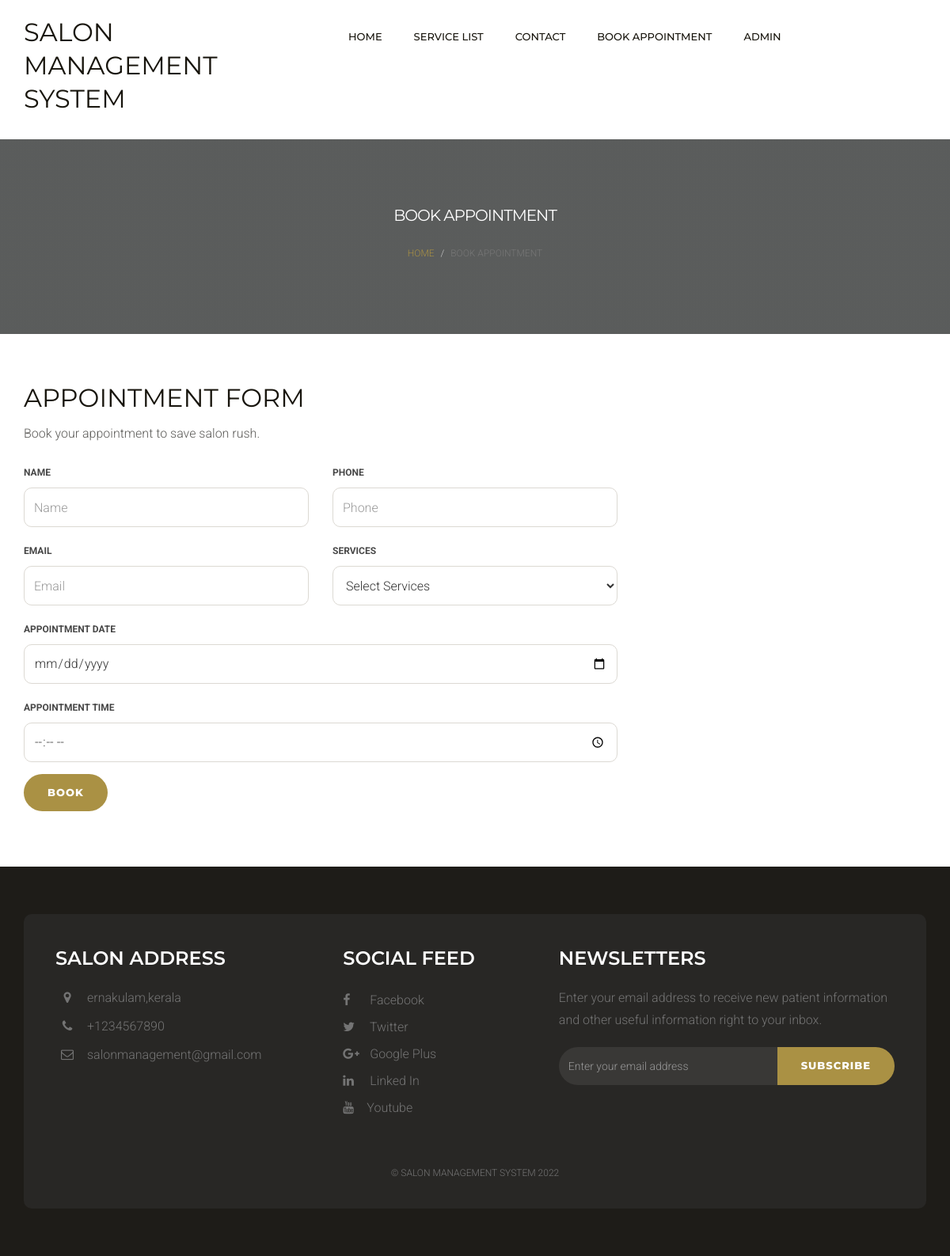
Screenshot of /msms/appointment.php with the database file from the repository.
### tables this page shows
CREATE TABLE `tblpage` (
  `ID` int(10) NOT NULL,
  `PageType` varchar(200) DEFAULT NULL,
  `PageTitle` mediumtext DEFAULT NULL,
  `PageDescription` mediumtext DEFAULT NULL,
  `Email` varchar(200) DEFAULT NULL,
  `MobileNumber` bigint(10) DEFAULT NULL,
  `UpdationDate` date DEFAULT NULL,
  `Timing` varchar(200) NOT NULL
);

### msms/appointment.php (the view, shortened to what this page needs)
<?php
include('includes/dbconnection.php');
?>
<!DOCTYPE html>
<html lang="en">
<head>
    <link href="css/bootstrap.min.css" rel="stylesheet">
    <link href="css/font-awesome.min.css" rel="stylesheet">
    <link href="css/style.css" rel="stylesheet">
</head>
<body>
    <?php include_once('includes/header.php');?>
    <div class="page-header">
        <div class="container">
            <div class="row">
                <div class="col-lg-12 col-md-12 col-sm-12 col-xs-12">
                    <div class="page-caption">
                        <h2 class="page-title">Book Appointment</h2>
                        <div class="page-breadcrumb">
                            <ol class="breadcrumb">
                                <li><a href="index.php">Home</a></li>
                                <li class="active">Book Appointment</li>
                            </ol>
                        </div>
                    </div>
                </div>
            </div>
        </div>
    </div>
    <div class="content">
        <div class="container">
            <div class="row">
                <div class="col-lg-8 col-md-8 col-sm-8 col-xs-12">
                    <div class="row">
                        <div class="col-lg-12 col-md-12 col-sm-12 col-xs-12">
                            <h1>Appointment Form</h1>
                            <p> Book your appointment to save salon rush.</p>
                            <form method="post" >
                                <div class="row">
                                    <div class="col-md-6">
                                        <label class="control-label" for="name">Name</label>
                                        <input type="text" class="form-control" id="name" placeholder="Name" name="name" required="true">
                                    </div>
                                    <div class="col-md-6">
                                        <label class="control-label" for="phone">phone</label>
                                        <input type="text" class="form-control" id="phone" name="phone" placeholder="Phone" required="true" maxlength="10" pattern="[0-9]+">
                                    </div>
                                    <div class="col-md-6">
                                        <label class="control-label" for="email">email</label>
                                         <input type="email" class="form-control" id="appointment_email" placeholder="Email" name="email" required="true">
                                    </div>
                                    <div class="col-md-6">
                                        <label class="control-label" for="Subject">Services</label>
                                        <select name="services" id="services" required="true" class="form-control">
                                <option value="">Select Services</option>
                              </select>
                                    </div>
                                    <div class="col-lg-12 col-md-12 col-sm-12 col-xs-12">
                                        <div class="form-group">
                                            <label class="control-label" for="textarea">Appointment Date</label>
                                            <input type="date" class="form-control appointment_date" placeholder="Date" name="adate" id='inputdate' required="true">
                                        </div>
                                    </div>
                                    <div class="col-lg-12 col-md-12 col-sm-12 col-xs-12">
                                        <div class="form-group">
                                            <label class="control-label" for="textarea">Appointment Time</label>
                                            <input type="time" class="form-control appointment_time" placeholder="Time"  max='20:30' min='10:30' name="atime" id='time' required="true">
                                        </div>
                                    </div>
                                    <div class="col-md-12">
                                        <div class="form-group">
                                            <button type="submit" id="submit" name="submit" class="btn btn-default">Book</button>
                                        </div>
                                    </div>
                                </div>
                            </form>
                        </div>
                    </div>
                </div>
            </div>
        </div>
    </div>
    <?php include_once('includes/footer.php');?>
</body>
</html>

### msms/includes/footer.php (shortened to what this page needs)
<?php
include('includes/dbconnection.php');
  ?>
<div class="footer">
        <div class="container">
            <div class="footer-block">
                <div class="row">
                    <div class="col-lg-4 col-md-4 col-sm-6 col-xs-12">
                        <div class="footer-widget">
                            <h2 class="widget-title">Salon Address</h2>
                            <ul class="listnone contact">
                                <?php
$ret=mysqli_query($con,"select * from tblpage where PageType='contactus' ");
while ($row=mysqli_fetch_array($ret)) {
?>
                                <li><i class="fa fa-map-marker"></i> <?php  echo $row['PageDescription'];?> </li>
                                <li><i class="fa fa-phone"></i> +<?php  echo $row['MobileNumber'];?></li>
                                <li><i class="fa fa-envelope-o"></i>  <?php  echo $row['Email'];?></li><?php } ?>
                            </ul>
                        </div>
                    </div>
                    <div class="col-lg-3 col-md-3 col-sm-6 col-xs-12">
                        <div class="footer-widget footer-social">
                            <h2 class="widget-title">Social Feed</h2>
                            <ul class="listnone">
                                <li>
                                    <a href="#"> <i class="fa fa-facebook"></i> Facebook </a>
                                </li>
                                <li><a href="#"><i class="fa fa-twitter"></i> Twitter</a></li>
                                <li><a href="#"><i class="fa fa-google-plus"></i> Google Plus</a></li>
                                <li><a href="#"><i class="fa fa-linkedin"></i> Linked In</a></li>
                                <li>
                                    <a href="#"> <i class="fa fa-youtube"></i>Youtube</a>
                                </li>
                            </ul>
                        </div>
                    </div>
                    <div class="col-lg-5 col-md-5 col-sm-12 col-xs-12">
                        <div class="footer-widget widget-newsletter">
                            <h2 class="widget-title">Newsletters</h2>
                            <p>Enter your email address to receive new patient information and other useful information right to your inbox.</p>
                            <form method="post">
                            <div class="input-group">
                                <input type="text" class="form-control" placeholder="Enter your email address" name="email">
                                <span class="input-group-btn">
                            <button class="btn btn-default" type="submit" value="submit" name="sub">Subscribe</button>
                            </span>
                            </div></form>
                        </div>
                    </div>
                </div>
                <div class="tiny-footer">
                    <div class="row">
                        <div class="col-lg-12 col-md-12 col-sm-12 col-xs-12">
                            <div class="copyright-content">
                                <p>© Salon Management System 2022</p>
                            </div>
                        </div>
                    </div>
                </div>
            </div>
        </div>
    </div>

### msms/css/style.css (style rules this page uses)
body { font-size: 16px; background-color: #fff; color: #5d5c59; font-family: 'Roboto', sans-serif; line-height: 28px; font-weight: 300; }
h1, h2, h3, h4, h5, h6 { margin: 0; padding: 0; margin-bottom: 10px; color: #18150d; font-weight: 400; font-family: 'Montserrat', sans-serif; text-transform: uppercase; -webkit-font-smoothing: antialiased; text-rendering: optimizeLegibility; }
h1 { font-size: 32px; line-height: 42px; }
h2 { font-size: 24px; line-height: 32px; }
p { margin: 0 0 20px; }
p:last-child { margin-bottom: 0px; }
ul, ol { margin: 0; }
a { color: #aa9144; text-decoration: none; -webkit-transition: all 0.3s; -moz-transition: all 0.3s; transition: all 0.3s; }
.listnone { list-style: none; padding: 0px; }
.control-label { color: #474747; font-weight: 700; font-size: 12px; text-transform: uppercase; }
.form-control { width: 100%; height: 50px; padding: 6px 12px; font-size: 16px; line-height: 1.42857143; color: #333; background-color: #fff; border: 1px solid #dcd9d3; background-image: none; border-radius: 10px; -webkit-box-shadow: inset 0 0px 0px rgba(255, 255, 255, .075); box-shadow: inset 3px 3px 3px rgba(255, 255, 255, .075); margin-bottom: 15px; }
.form-group { margin-bottom: 10px; }
.btn { display: inline-block; padding: 14px 30px; margin-bottom: 0; font-size: 13px; font-weight: 800; letter-spacing: 1px; line-height: 1.42857143; text-align: center; border: none; text-transform: uppercase; border-radius: 100px;font-family: 'Montserrat', sans-serif; -webkit-font-smoothing: antialiased; text-rendering: optimizeLegibility; }
.btn-default { color: #fff; background-color: #aa9144; }
.page-header { background: linear-gradient(rgba(36, 39, 38, 0.5), rgba(36, 39, 38, 0.5)), rgba(36, 39, 38, 0.5); background-size: cover; margin: 0; border-bottom: none; padding-bottom: 0px; }
.page-caption { padding: 120px 0px; position: relative; z-index: 1; color: #fff; text-align: center; }
.page-title { color: #fff; font-size: 40px; font-weight: 400; letter-spacing: -1px; }
.page-breadcrumb .breadcrumb { background-color: transparent; margin-bottom: 0px; font-size: 12px; text-transform: uppercase; }
.content { padding-top: 60px; padding-bottom: 60px; }
.footer { background-color: #1e1c18; padding-top: 60px; padding-bottom: 60px; }
.footer-block { background-color: #282725;padding: 40px 40px 10px 40px; border-radius: 10px; }
.footer-widget p { color: #747474; }
.footer-widget .widget-title { color: #fff; font-weight: 600; padding-bottom: 20px; margin-bottom: 30px; }
.footer-widget li a { color: #747474; line-height: 34px; }
.footer-social ul li a i { padding-right: 10px; width: 30px; }
.footer .contact li { position: relative; padding-left: 40px; display: block; ' margin-bottom: 8px; padding: 0 0 8px 40px; color: #747474; }
.footer .contact li i { display: block; position: absolute; top: 5px; left: 0; width: 30px; font-size: 16px; text-align: center; }
.widget-newsletter .form-control { height: 48px; color: #eee; background-color: #393836; border: none; box-shadow: none; font-size: 14px; border-radius: 30px 0px 0px 30px; }
.widget-newsletter button { height: 48px; }
.tiny-footer { padding-top: 19px; padding-bottom: 9px; font-size: 12px; color: #56575e; text-align: left; text-transform: uppercase; text-align: center; }
.copyright-content { padding: 12px; color: #747474; }
.widget-title { margin-bottom: 20px; }
@media only screen and (max-width : 1200px) { .footer-widget { margin-bottom: 20px; } }
@media only screen and (max-width : 1200px) { .footer-widget .widget-title { margin-bottom: 0px; } }
@media only screen and (max-width : 1200px) { .page-title { font-size: 20px; } }
@media only screen and (max-width : 1200px) { .page-caption { padding: 80px 0px; } }

### rows the page displays
tblpage: PageDescription "ernakulam,kerala", MobileNumber "1234567890", Email "salonmanagement@gmail.com"
